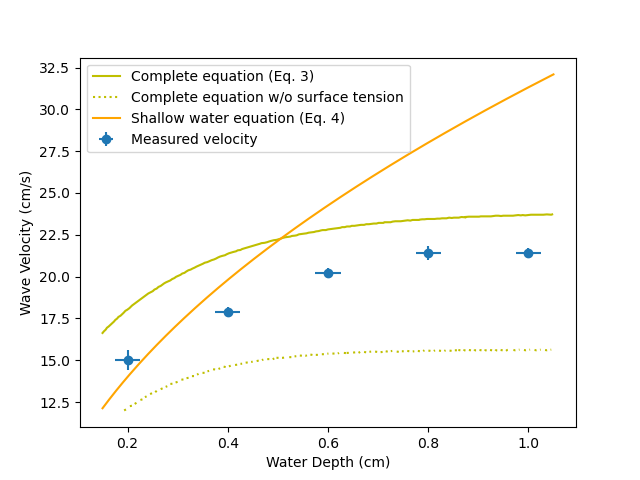

This figure's Python source:
import matplotlib.pyplot as plt
import numpy as np
from sympy import Eq, symbols, tanh
from sympy.plotting.plot_implicit import ImplicitSeries
from sympy.plotting.plot import _matplotlib_list
import math

# Define constants
GRAVITY = 980.665
FREQUENCY = 10
SURFACE_TENSION_RATIO = 74.3
X_LOWER = 0.15
X_UPPER = 1.05
Y_LOWER = 12
Y_UPPER = 32
RESOLUTION = 200

# Measured data
x_data = np.array([0.2, 0.4, 0.6, 0.8, 1])
y_data = np.array([15, 17.9, 20.2, 21.4, 21.4])
err_x = np.ones(5) * 0.025
err_y = np.array([0.6, 0.3, 0.3, 0.4, 0.3])

# Shallow water equation
x_shallow = np.linspace(X_LOWER, X_UPPER, RESOLUTION)
y_shallow = (x_shallow * GRAVITY) ** 0.5


def get_xy_for_implicit(expr):
    """
    Returns x y arrays for an implicit sympy expression using the internals
    of the sympy library.
    """
    # Sympy doesn't normally let us work with matplotlib so we need to be clever
    # After inspecting sympy source code, the following internal functions seem to
    # do what we need.
    series = ImplicitSeries(expr, (xs, X_LOWER, X_UPPER), (ys, Y_LOWER, Y_UPPER), True, True, 0, 300, 'blue')
    x, y = _matplotlib_list(series.get_raster()[0])
    # Only return a subset of points to respect resolution
    x = x[::len(x) // RESOLUTION]
    y = y[::len(y) // RESOLUTION]
    return x, y


# Calculate complete equation and complete equation w/o surface tension
xs, ys = symbols("xs ys")
anglr_freq = 2 * math.pi * FREQUENCY

x_true_equation, y_true_equation = get_xy_for_implicit(
    Eq(ys ** 2, ((GRAVITY * ys / anglr_freq + anglr_freq * SURFACE_TENSION_RATIO / ys) * tanh(anglr_freq * xs / ys)))
)
x_no_surface_tension, y_no_surface_tension = get_xy_for_implicit(
    Eq(ys ** 2, (GRAVITY * ys / anglr_freq * tanh(anglr_freq * xs / ys)))
)

# Plot
plt.errorbar(x_data, y_data, yerr=err_y, xerr=err_x, fmt="o")
plt.plot(x_true_equation, y_true_equation, "y")
plt.plot(x_no_surface_tension, y_no_surface_tension, "y:")
plt.plot(x_shallow, y_shallow, "orange")

plt.xlabel("Water Depth (cm)")
plt.ylabel("Wave Velocity (cm/s)")
plt.legend(["Complete equation (Eq. 3)", "Complete equation w/o surface tension", "Shallow water equation (Eq. 4)",
            "Measured velocity"])

# Show and save
plt.savefig("2b.png")
plt.show()

# Analysis

# Construct from the true equation the values we should have gotten
y_expected = []
source_index = 0
for i, val in enumerate(x_true_equation):
    # If we've passed in x the x_data value we're looking to match
    if val > x_data[source_index]:
        # Means the average between previous point and this point gives us our value
        y_expected.append(0.5 * (y_true_equation[i] + y_true_equation[i - 1]))
        # Increment source_index to indicate we want to match the next value now
        source_index += 1
        if source_index == len(x_data):
            break

# Find error
error = (y_expected - y_data) / y_data
print(sum(error) / len(error))